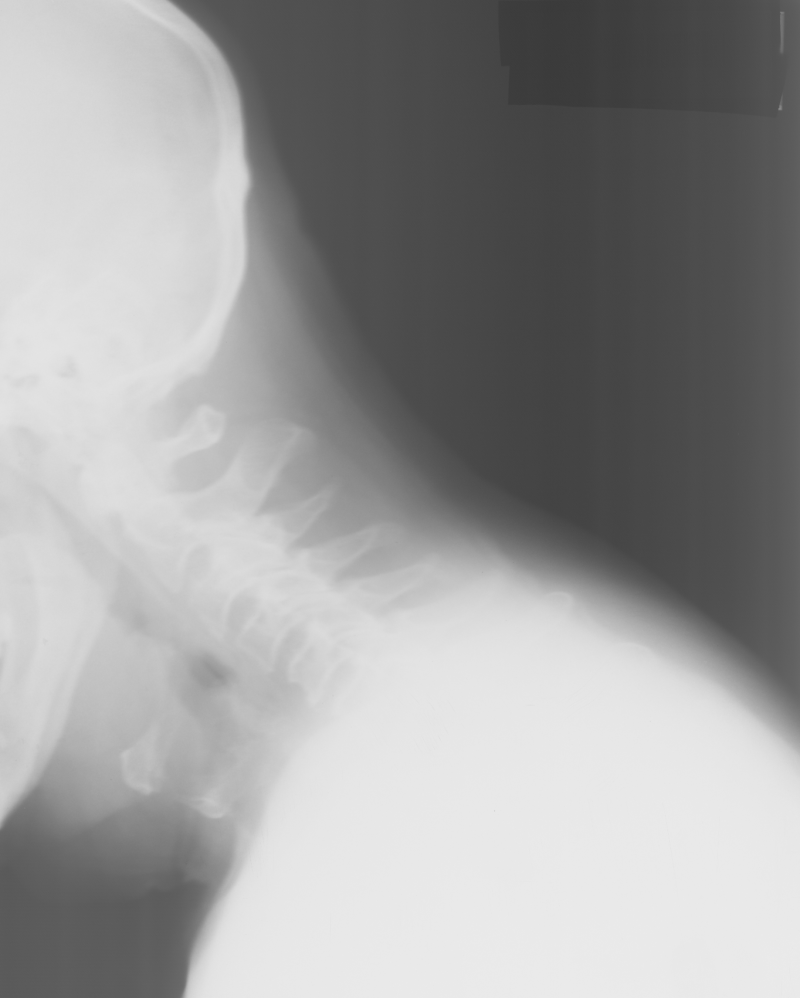
#> input picture max/exercises/ex3-PixelwiseOperations/data/vertebra.png, 800 x 998 px
$ jupyter execute --allow-errors ex3.ipynb
#> lines starting #> are read from the running program, lines starting #| are printed output that depends on the picture; after the words box and inside, x2 and y2 are one past the last pixel; in counts of white or black regions, pixels touching at a corner belong together; long printed decimals are rounded
# Exercise3 - Pixelwise operations

In this exercise you will learn to perform pixelwise operations using Python.

# Learning Objectives

After completing this exercise, the student should be able to do the following:

1. Convert from unsigned byte to float images using the scikit-image function `img_as_float`
2. Convert from float to unsigned byte images using the scikit-image function `img_as_ubyte`
3. Implement and test a function that can do linear histogram stretching of a grey level image.
4. Implement and test a function that can perform gamma mapping of a grey level image.
5. Implement and test a function that can threshold a grey scale image.
6. Use Otsu's automatic method to compute an optimal threshold that seperates foreground and background
7. Perform RGB thresholding in a color image.
8. Convert a RGB image to HSV using the function `rgsb2hsv` from the `skimage.color` package.
9. Visualise individual H, S, V components of a color image.
10. Implement and test thresholding in HSV space.
11. Implement and test a program that can do perform pixelwise operations on a video stream

# Installing Python packages

In this exercise, we will be using both [scikit-image](https://scikit-image.org/) and [OpenCV](https://opencv.org/). You should have both libraries installed, else instructions can be found in the previous exercises.

We will use the virtual environment from the previous exercise (`course02503`).

# Exercise data and material

The data and material needed for this exercise can be found here:
(https://github.com/RasmusRPaulsen/DTUImageAnalysis/blob/main/exercises/ex3-PixelwiseOperations/data/)

# Explorative data analysis

First we will be working with an X-ray image of the human vertebra, `vertebra.png`. This type of images can for example be used for diagnosis of osteoporosis. A symptom is the so-called vertebral compression fracture. However, the diagnosis is very difficult to do based on x-rays alone.

**Exercise 1:** *Start by reading the image and inspect the histogram. Is it a *bimodal* histogram? Do you think it will be possible to segment it so only the bones are visible?*

[cell 1]
from skimage import color, io, img_as_ubyte, img_as_float
import matplotlib.pyplot as plt
import numpy as np

file = "vertebra.png"

def load_im(fname, in_dir="../data/", float: bool = False):
#> called with fname = 'vertebra.png', in_dir = '../data/', float = False
    img = io.imread(in_dir+fname)
#> img is the input picture: shape (998, 800); min 57, max 235, mean 156.2
    if float:
        return img_as_float(img)
    return img

img = load_im(file)
plt.imshow(img)

plt.figure()
h = plt.hist(img.ravel(),bins=256)

Looks fairly possible. There is some connective tissue in in the high-end which may make it hard though. On the other hand, there is a very strong peak which definitely must be bone, the question is just how much of the bone we get. Vertebrae will be hard, as they usually have darker inner regions

**Exercise 2:** *Compute the minimum and maximum values of the image. Is the full scale of the gray-scale spectrum used or can we enhance the appearance of the image?*

[cell 2]
v_min, v_max = img.min(), img.max()
#> v_min = 57; v_max = 235
print(v_min,v_max)
#| 57 235

#we can enhance

# Pixel type conversions

Before going further, we need to understand how to convert between between pixel types and what should be considered. A comphrehensive guide can be found [here](https://scikit-image.org/docs/stable/user_guide/data_types.html) (it is not mandatory reading, we just use some highlights). One important point is that we should avoid using the `astype` function on images.

## Conversion from unsigned byte to float image

In *unsigned byte* images, the possible pixel value range is [0, 255]. When converting an *unsigned byte* image to a *float* image, the possible pixel value range will be [0, 1]. When you use Python skimage function `img_as_float` on an *unsigned byte* image, it will automatically divide all pixel values with 255.

**Exercise 3:** *Add an import statement to your script:*
```
from skimage.util import img_as_float
from skimage.util import img_as_ubyte
```

*Read the image `vertebra.png` and compute and show the minumum and maximum values.*

*Use `img_as_float` to compute a new float version of your input image. Compute the minimum and maximum values of this float image. Can you verify that the float image is equal to the original image, where each pixel value is divided by 255?*

[cell 3]
img_float = img_as_float(img)
v_min, v_max = img_float.min(), img_float.max()
#> v_min = 0.224; v_max = 0.922
print(v_min,v_max)
#| 0.2235 0.9216

## Conversion from float image to unsigned byte image

As stated above, an (unsigned) float image can have pixel values in [0, 1]. When using the Python skimage function `img_as_ubyte` on an (unsigned) float image, it will multiply all values with 255 before converting into a byte. Remember that all decimal number will be converted into integers by this, and some information might be lost.

**Exercise 4:** *Use `img_as_ubyte` on the float image you computed in the previous exercise. Compute the Compute the minimum and maximum values of this image. Are they as expected?*

[cell 4]
img_recast = img_as_ubyte(img_float)

print(np.linalg.norm(img_recast-img,ord=np.inf)) #absolutely the same image in this case
#| 0.0

# Histogram stretching

You should implement a function, that automatically stretches the histogram of an image. In other words, the function should create a new image, where the pixel values are changed so the histogram of the output image is *optimal*. Here *optimal* means, that the minimum value is 0 and the maximum value is 255. It should be based on the *linear histogram stretching* equation:

$$g(x,y) =\frac{v_\text{max,d}-v_\text{min,d}}{v_\text{max}-v_\text{min}}(f(x,y) - v_\text{min} )+v_\text{min,d} \enspace .$$

Here $f(x,y)$ is the input pixel value and  $g(x,y)$ is the output pixel value, $v_\text{max,d}$ and $v_\text{min,d}$ are the desired minimum and maximum values (0 and 255) and  $v_\text{max}$ and $v_\text{min}$ are the current minumum and maximum values.

**Exercise 5:** *Implement a Python function called `histogram_stretch`. It can, for example, follow this example:*

[cell 5]
def histogram_stretch(img_in):
    """
    Stretches the histogram of an image
    :param img_in: Input image
    :return: Image, where the histogram is stretched so the min values is 0 and the maximum value 255
    """
    # img_as_float will divide all pixel values with 255.0
    img_float = img_as_float(img_in)
    min_val = img_float.min()
#> min_val = 0.224
    max_val = img_float.max()
#> max_val = 0.922
    min_desired = 0.0
    max_desired = 1.0

    # Do something here
    img_float = ((max_desired-min_desired)/(max_val-min_val))*(img_float-min_val)+min_desired
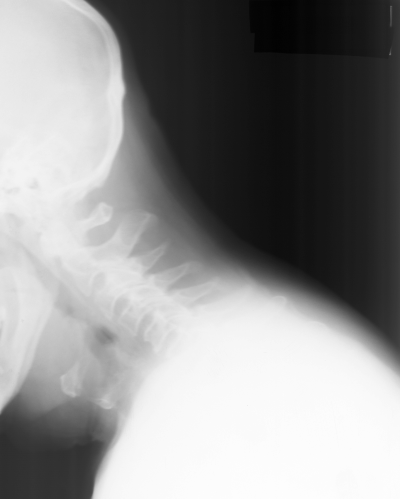
#> img_float: shape (998, 800) float64 (shown at 1/2 size); min 0, max 1, mean 0.557

    # img_as_ubyte will multiply all pixel values with 255.0 before converting to unsigned byte
    return img_as_ubyte(img_float)

**Exercise 6:** *Test your `histogram_stretch` on the `vertebra.png` image. Show the image before and after the histogram stretching. What changes do you notice in the image? Are the important structures more visible?*

[cell 6]
img_stretch = histogram_stretch(img)
fig, ax = plt.subplots(2,2,figsize=(14,14))
ax[0,0].hist(img.ravel(),bins=256)
ax[1,0].hist(img_stretch.ravel(),bins=256)
ax[0,1].imshow(img,cmap="gray")
ax[1,1].imshow(img_stretch,cmap="gray")
ax[0,0].set_xlim([0,255])
ax[1,0].set_xlim([0,255])

print(img_stretch[10,10],img[10,10])
#| 221 211

# Non-linear pixel value mapping

The goal is to implement and test a function that performs a $\gamma$-mapping of pixel values:

$$g(x,y) = f(x,y)^\gamma \enspace .$$

You can use the *Numpy* function `power` to compute the actual mapping function.

**Exercise 7:** *Implement a function, `gamma_map(img, gamma)`, that:*

1. Converts the input image to float
2. Do the gamma mapping on the pixel values
3. Returns the resulting image as an unsigned byte image.

[cell 7]
def gamma_map(img: np.ndarray, gamma: float) -> np.ndarray:
    """
    Gamma-mapping of an image. Image is converted to float and reconverted to byte uint8

    Args:
        img (np.ndarray): image array in form [H,W] or [H,W,1]
        gamma (float): the gamma value

    Returns:
        np.ndarray: converted uint8 byte array

    """
    img = img_as_float(img)
    img = np.power(img,gamma)
    return img_as_ubyte(img)

**Exercise 8:** *Test your `gamma_map` function on the vertebra image or another image of your choice. Try different values of* $\gamma$, *for example 0.5 and 2.0. Show the resuling image together with the input image. Can you see the differences in the images?*

[cell 8]
gammas = [0.1,0.5,2.0]
plot_dim = 16
fig, ax = plt.subplots(len(gammas),1,figsize=(len(gammas)*plot_dim,plot_dim))

for i, g in enumerate(gammas):
    img_gam = gamma_map(img=img,gamma=g)
    ax[i].imshow(img_gam, cmap="gray")
    ax[i].set_title(f"Gamma = {g}")

def image_column(fun, img: np.ndarray, fun_args: list = None, title: str = None) -> None:
    plot_dim = 16
    fig, ax = plt.subplots(len(fun_args),1,figsize=(len(fun_args)*plot_dim,plot_dim))
    for i, arg in enumerate(fun_args):
        img_trf = fun(img,arg)
        ax[i].imshow(img_trf, cmap="gray")
        ax[i].set_title(f"{title} = {arg}")
#> this loop made 5 passes
#> pass 1, in threshold_image, `mask = img_in>thres`:
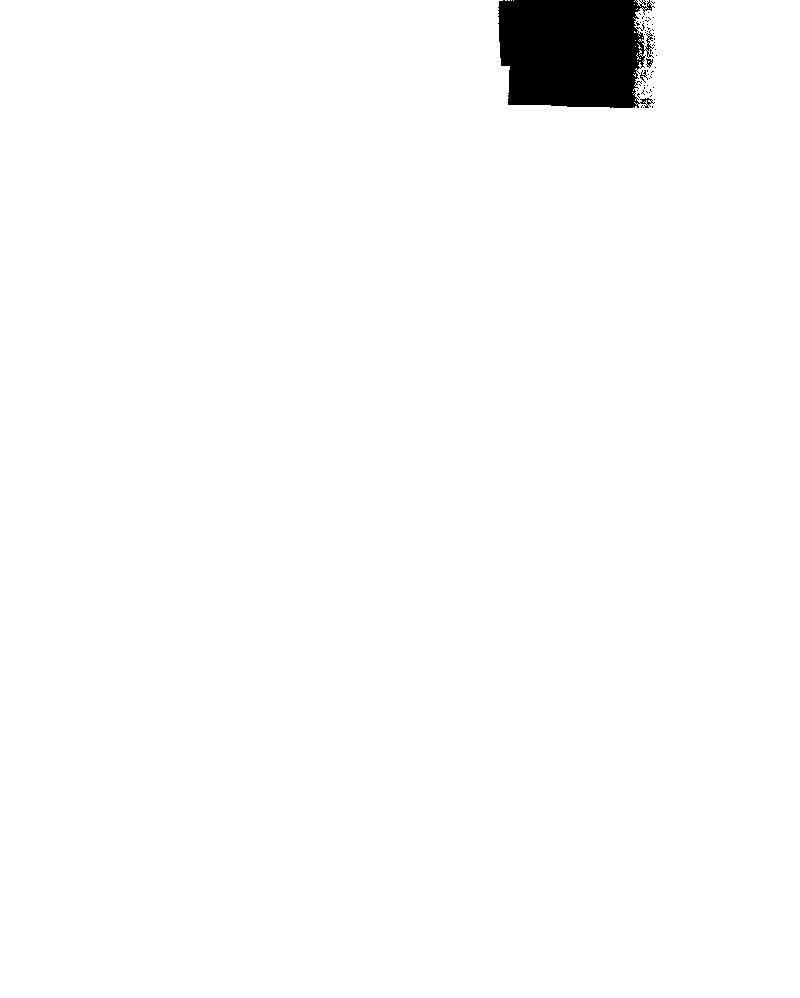
#> mask: shape (998, 800) bool; 98.1% white; 53 black regions (50 under 20 px), largest, box (x1, y1, x2, y2) and area: (498, 0, 655, 108) 14628, (646, 58, 653, 68) 36, (640, 70, 648, 83) 36

So low gamma gives us more "dark-levels", whereas high gamma gives us more "light"-levels, or in other words, the black-resolution is higher for low gammma and reverse for large gamma. Makes sense, considering formula

# Image segmentation by thresholding

Now we will try to implement some functions that can seperate an image into *segments*. In this exercise, we aim at seperating the *background* from the *foreground* by setting a threshold in a gray scale image or several thresholds in color images.

**Exercise 9:** *Implement a function, `threshold_image` :*

[cell 9]
#how one could implement typing for such stuff
# from typing import TypeVar, Union
# from numpy.typing import NDArray
# import numpy as np

# Numeric = Union[np.generic, float, int]
# T = TypeVar("T", bound=Numeric)

# # def threshold_image(img_in: NDArray, thres: T) -> NDArray[np.uint8]:
# #     if not np.issubdtype(type(thres), img_in.dtype.type):
# #         # fallback check for plain Python scalars
# #         if not np.issubdtype(np.array(thres).dtype, img_in.dtype):
# #             raise TypeError(f"Threshold type {type(thres)} does not match image dtype {img_in.dtype}")

# #     mask = img_in > thres
# #     img_in[mask] = 1

[cell 10]
def threshold_image(img_in, thres: int):
    """
    Apply a threshold in an image and return the resulting image
    :param img_in: Input image
    :param thres: The treshold value in the range [0, 255]
    :return: Resulting image (unsigned byte) where background is 0 and foreground is 255
    """
    img_in = img_as_ubyte(img_in)
    if isinstance(thres,float):
        thres = int(thres*255)
        print(f"Received float threshold, converted to nearest int: {thres}")
    mask = img_in>thres
    img_out = img_in.copy()
    img_out[mask] = 255
    img_out[~mask] = 0
    return img_as_ubyte(img_out)

Remember to use `img_as_ubyte` when returning the resulting image.

**Exercise 10:** *Test your `threshold_image` function on the vertebra image with different thresholds. It is probably not possible to find a threshold that seperates the bones from the background, but can you find a threshold that seperates the human from the background?*

[cell 11]
image_column(threshold_image,img_stretch,fun_args=[10,100,150,200,220],title="threshold")
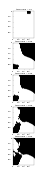
#> figure drawn by matplotlib, 5 panels

## Automatic thresholds using Otsu's method

An optimal threshold can be estimated using [*Otsu's method*](https://en.wikipedia.org/wiki/Otsu%27s_method). This method finds the threshold, that minimizes the combined variance of the foreground and background.

**Exercise 11:** *Read the documentation of [Otsu's method](https://scikit-image.org/docs/dev/api/skimage.filters.html#skimage.filters.threshold_otsu) and use it to compute and apply a threshold to the vertebra image.*

Remember to import the method:
```
from skimage.filters import threshold_otsu
```

*How does the threshold and the result compare to your manually found threshold?*

[cell 12]
from skimage.filters import threshold_otsu

thresh = threshold_otsu(img_stretch)
#> thresh = 130

otsu_im = threshold_image(img_stretch,thresh)
#> in threshold_image (call 6), `img_out[mask] = 255`:
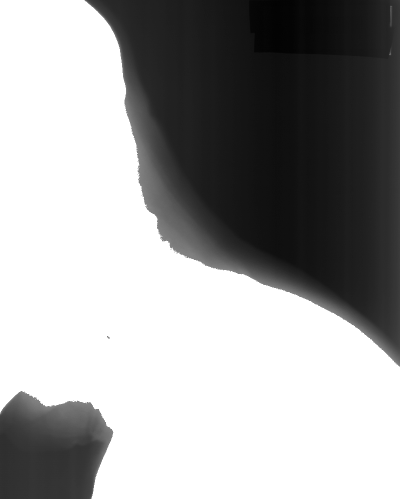
#> img_out: shape (998, 800) (shown at 1/2 size); min 0, max 255, mean 160
plt.imshow(otsu_im)

**Exercicse 12:** *Use your camera to take some pictures of yourself or a friend. Try to
take a picture on a dark background. Convert the image to grayscale
and try to find a threshold that creates a **silhouette** image (an image where the head is all white and the background black).*

Alternatively, you can use the supplied photo **dark_background.png** found in the [exercise data](https://github.com/RasmusRPaulsen/DTUImageAnalysis/blob/main/exercises/ex3-PixelwiseOperations/data/).

[cell 13]
img = load_im("dark_background.png")
#> call 2 of load_im, with fname = 'dark_background.png', in_dir = '../data/', float = False
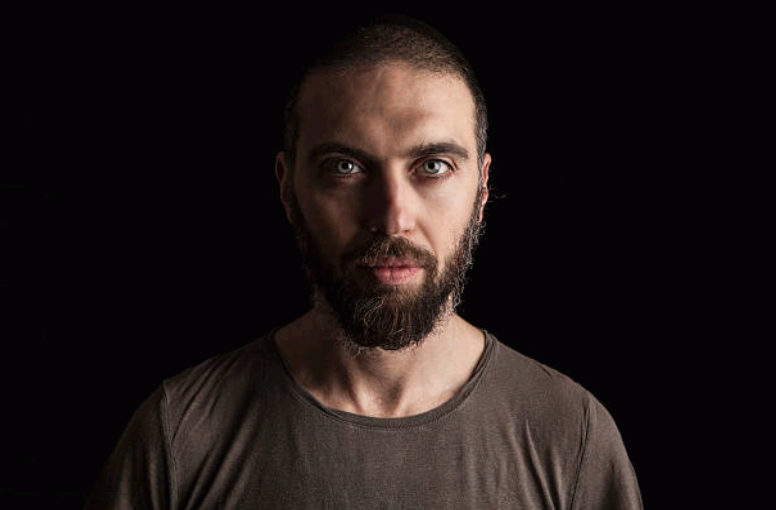
#> input picture max/exercises/ex3-PixelwiseOperations/data/dark_background.png, 776 x 510 px
#> in load_im, img is the input picture: shape (510, 776, 3); mean R, G, B 31, 23.2, 21.8
img = color.rgb2gray(img)
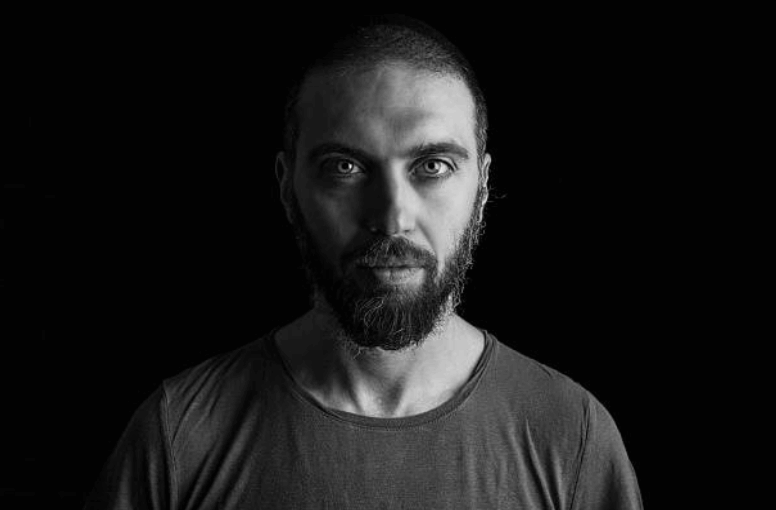
#> img: shape (510, 776) float64; min 0, max 0.951, mean 0.0971
print(img)
#> (printed output is left out)
plt.figure()
h = plt.hist(img.ravel(),bins=800)
max_bin = h[0].argmax()
#> max_bin = 8
bin_edge = (h[1][max_bin],h[1][max_bin+1])
#> bin_edge = (0.00951, 0.0107)

mask = img>bin_edge[-1]
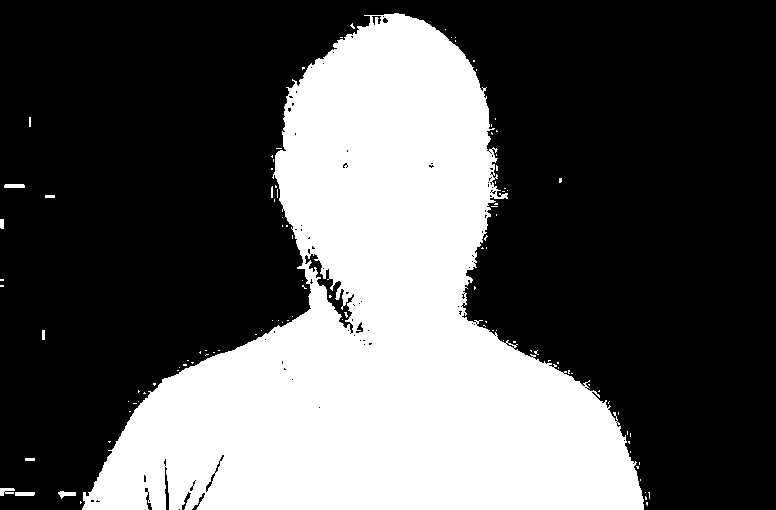
#> mask: shape (510, 776) bool; 34.6% white; 110 white regions (99 under 20 px), largest, box (x1, y1, x2, y2) and area: (82, 13, 644, 510) 135965, (0, 488, 15, 496) 83, (4, 184, 25, 188) 82

plt.figure()
plt.imshow(mask)
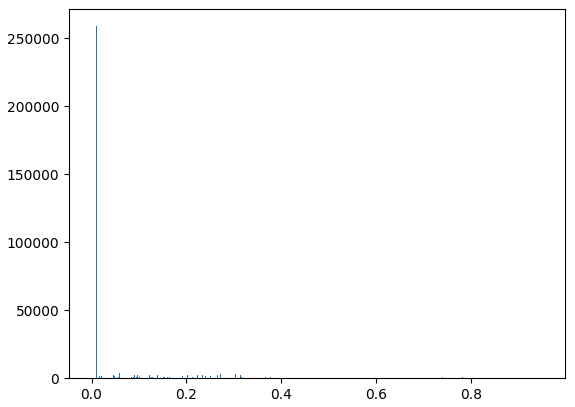
#> figure drawn by matplotlib, 1 panel; tallest bar 258904 high, from x = 0.00951 to 0.0107

## Color thresholding in the RGB color space

In the following, we will make a simple system for road-sign detection. Start by reading the image **DTUSigns2.jpg** found in the [exercise data](https://github.com/RasmusRPaulsen/DTUImageAnalysis/blob/main/exercises/ex3-PixelwiseOperations/data/). We want to make a system that do a *segmentation* of the image - meaning that a new binary image is created, where the foreground pixels correspond to the sign we want to detect.

We do that by tresholding the colour-channels individually. This code segments out the blue sign:

#> (a cell that did not finish here is left out)

plt.imshow(im_org)

r_comp = im_org[:, :, 0]
g_comp = im_org[:, :, 1]
b_comp = im_org[:, :, 2]
segm_blue = (r_comp < 10) & (g_comp > 85) & (g_comp < 105) & \
            (b_comp > 180) & (b_comp < 200)

**Exercise 13:** *Create a function `detect_dtu_signs` that takes as input a color image and returns an image, where the blue sign is identified by foreground pixels.*

[cell 15]
# [15 lines left out: function detect_dtu_signs, not called in this run]

import matplotlib.cm as cm
from matplotlib.colors import LinearSegmentedColormap, ListedColormap

# [16 lines left out: functions cmap_alpha, show_seg_with_alpha, not called in this run]

#> (the rest of this cell did not finish here and is left out)

**Exercise 14:** *Extend your `detect_dtu_signs` function so it can also detect red signs. You can add an argument to the function, that tells which color it should look for.
You should use one of the explorative image tools to find out what the typical RGB values are in the red signs.*

## Color thresholding in the HSV color space

Sometimes it gives better segmentation results when the tresholding is done in HSI (also known as HSV - hue, saturation, value) space. Start by reading the  **DTUSigns2.jpg** image, convert it to HSV and show the hue and value (from [here](https://scikit-image.org/docs/stable/auto_examples/color_exposure/plot_rgb_to_hsv.html)):

#> (a cell that did not finish here is left out)
